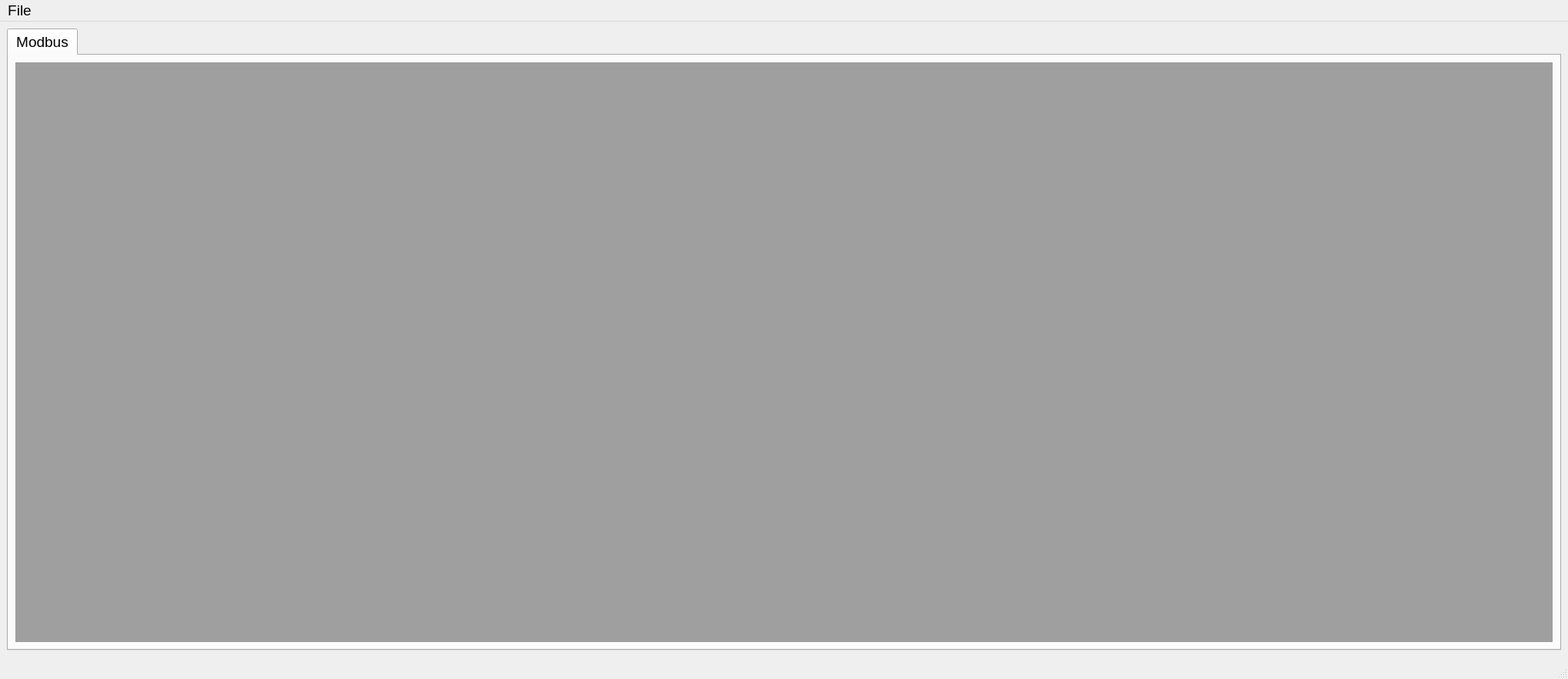
<?xml version="1.0" encoding="UTF-8"?>
<ui version="4.0">
 <class>MainWindow</class>
 <widget class="QMainWindow" name="MainWindow">
  <property name="geometry">
   <rect>
    <x>0</x>
    <y>0</y>
    <width>2037</width>
    <height>882</height>
   </rect>
  </property>
  <property name="font">
   <font>
    <pointsize>14</pointsize>
   </font>
  </property>
  <property name="windowTitle">
   <string>Debug My Protocol</string>
  </property>
  <widget class="QWidget" name="centralwidget">
   <layout class="QVBoxLayout" name="verticalLayout">
    <item>
     <widget class="QTabWidget" name="tabWidget_content">
      <property name="currentIndex">
       <number>0</number>
      </property>
      <widget class="QWidget" name="tab">
       <attribute name="title">
        <string>Modbus</string>
       </attribute>
       <layout class="QVBoxLayout" name="verticalLayout_2">
        <item>
         <widget class="QMdiArea" name="mdi_area_modbus">
          <property name="verticalScrollBarPolicy">
           <enum>Qt::ScrollBarPolicy::ScrollBarAsNeeded</enum>
          </property>
          <property name="horizontalScrollBarPolicy">
           <enum>Qt::ScrollBarPolicy::ScrollBarAsNeeded</enum>
          </property>
          <property name="documentMode">
           <bool>false</bool>
          </property>
         </widget>
        </item>
       </layout>
      </widget>
     </widget>
    </item>
   </layout>
  </widget>
  <widget class="QStatusBar" name="statusbar"/>
  <widget class="QMenuBar" name="menubar">
   <property name="geometry">
    <rect>
     <x>0</x>
     <y>0</y>
     <width>2037</width>
     <height>35</height>
    </rect>
   </property>
   <widget class="QMenu" name="menuFile">
    <property name="title">
     <string>File</string>
    </property>
    <addaction name="actionOpen_Route"/>
    <addaction name="actionLanguage"/>
   </widget>
   <addaction name="menuFile"/>
  </widget>
  <action name="actionOpen_Route">
   <property name="text">
    <string>Open Route</string>
   </property>
  </action>
  <action name="actionLanguage">
   <property name="text">
    <string>Language</string>
   </property>
  </action>
 </widget>
 <resources/>
 <connections/>
</ui>
